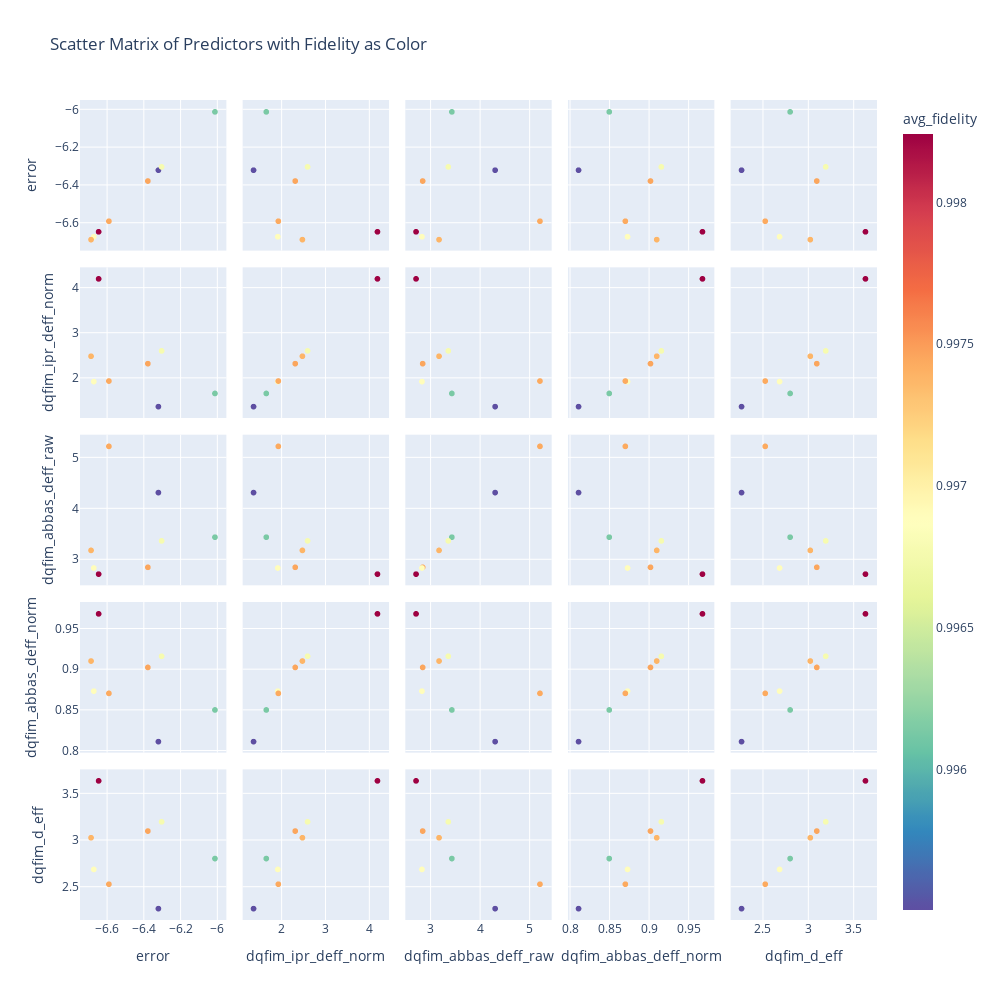

Notebook source saved alongside this figure:
### Code cell
import plotly.express as px
import seaborn as sns
from matplotlib.colors import LinearSegmentedColormap
predictor_metrics = [
 
    'error',
#    'GHZ_spread_metric_mad','basis_spread_metric_mad','target_spread_metric_mad'
'dqfim_ipr_deff_norm','dqfim_abbas_deff_raw','dqfim_abbas_deff_norm','dqfim_d_eff'
# 'basis_spread_metric_mad','basis_trace_normalized_by_rank','basis_var_all_normalized_by_rank'

]
metrics_to_visualize = [
    "test_key",
    'avg_fidelity',
    
]

color_col ="avg_fidelity"
n_colors = 100
metrics_to_visualize.extend(predictor_metrics)
df_viz = df_agg_by_test_key[metrics_to_visualize].dropna()
data_min = df_viz[color_col].min()
data_max = df_viz[color_col].max()

# If data_min == data_max, we can shift slightly or skip
if np.isclose(data_min, data_max):
    data_max = data_min + 1e-12
print(data_min)
print(data_max)
values = np.linspace(data_min, data_max, n_colors) ** 4

# base_colormap is a reversed Spectral colormap from seaborn
base_colormap = sns.color_palette("Spectral", as_cmap=True).reversed()
# Convert the floating color values into RGBA arrays
colors_rgba = base_colormap((values - values.min()) / (values.max() - values.min()))
# Build a Matplotlib colormap from these RGBA values
custom_colormap = LinearSegmentedColormap.from_list('vibrant', colors_rgba, N=n_colors)
# Convert the Matplotlib colormap to a list of hex strings for Plotly
plotly_color_scale = [mcolors.to_hex(custom_colormap(i)) for i in np.linspace(0, 1, n_colors)]
fig = px.scatter_matrix(
    df_viz,
    dimensions=predictor_metrics,
    color_continuous_scale=plotly_color_scale,
    color=color_col,        # Use fidelity as the color dimension
    hover_data=["test_key"],      # Show test_key on hover
    title="Scatter Matrix of Predictors with Fidelity as Color"
)
fig.update_layout(width=1000, height=1000)
fig.show()

### Figure 1 — Plotly figure (JSON) as saved in the notebook; plotly's stock layout.template omitted (floating-point values rounded to 4 significant figures; data arrays with more than 128 entries replaced by an {"elided": "..."} marker saying what was removed)
{"data": [{"customdata": [["test104"], ["test122"], ["test129"], ["test175"], ["test18"], ["test197"], ["test7"], ["test79"]], "dimensions": [{"axis": {"matches": true}, "label": "error", "values": [-6.32, -6.011, -6.377, -6.302, -6.646, -6.672, -6.687, -6.59]}, {"axis": {"matches": true}, "label": "dqfim_ipr_deff_norm", "values": [1.363, 1.655, 2.316, 2.599, 4.196, 1.918, 2.48, 1.93]}, {"axis": {"matches": true}, "label": "dqfim_abbas_deff_raw", "values": [4.314, 3.438, 2.847, 3.365, 2.713, 2.833, 3.178, 5.222]}, {"axis": {"matches": true}, "label": "dqfim_abbas_deff_norm", "values": [0.8114, 0.8503, 0.9027, 0.9164, 0.9686, 0.8735, 0.9105, 0.8707]}, {"axis": {"matches": true}, "label": "dqfim_d_eff", "values": [2.265, 2.802, 3.097, 3.196, 3.635, 2.686, 3.025, 2.527]}], "hovertemplate": "%{xaxis.title.text}=%{x}<br>%{yaxis.title.text}=%{y}<br>test_key=%{customdata[0]}<br>avg_fidelity=%{marker.color}<extra></extra>", "legendgroup": "", "marker": {"color": [0.9955, 0.9961, 0.9975, 0.9968, 0.9982, 0.9969, 0.9974, 0.9974], "coloraxis": "coloraxis", "symbol": "circle"}, "name": "", "showlegend": false, "type": "splom"}], "layout": {"coloraxis": {"colorbar": {"title": {"text": "avg_fidelity"}}, "colorscale": {"elided": "100x2 mixed values"}}, "dragmode": "select", "height": 1000, "legend": {"tracegroupgap": 0}, "title": {"text": "Scatter Matrix of Predictors with Fidelity as Color"}, "width": 1000}}
